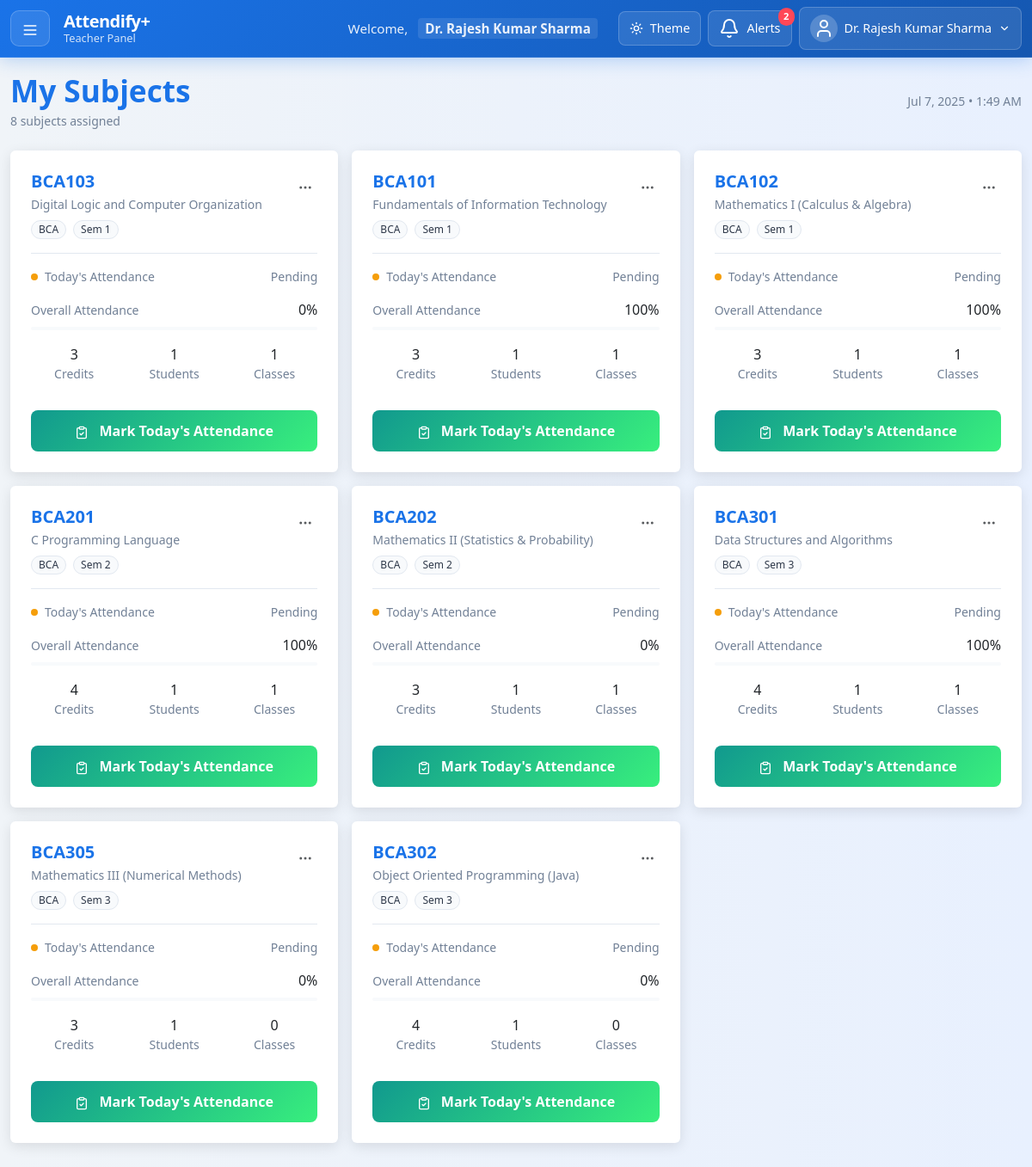
Page /views/teacher/my_subjects.php (signed in) on the committed database.
### tables this page shows
CREATE TABLE subjects (
  SubjectID INT AUTO_INCREMENT PRIMARY KEY,
  SubjectCode VARCHAR(20) NOT NULL,
  SubjectName VARCHAR(100) NOT NULL,
  CreditHour INT NOT NULL,
  LectureHour INT DEFAULT 48,
  IsElective BOOLEAN DEFAULT FALSE,
  DepartmentID INT NOT NULL,
  SemesterID INT NOT NULL,
  FOREIGN KEY (DepartmentID) REFERENCES departments(DepartmentID),
  FOREIGN KEY (SemesterID) REFERENCES semesters(SemesterID)
);

CREATE TABLE departments (
  DepartmentID INT AUTO_INCREMENT PRIMARY KEY,
  DepartmentName VARCHAR(100) NOT NULL UNIQUE,
  DepartmentCode VARCHAR(10) NOT NULL UNIQUE
);

CREATE TABLE semesters (
  SemesterID INT AUTO_INCREMENT PRIMARY KEY,
  SemesterNumber INT NOT NULL
);

### views/teacher/my_subjects.php (the view, shortened to what this page needs)
<?php
require_once(__DIR__ . '/../../config/db_config.php');
$loginID = $_SESSION['LoginID'];
$teacherStmt = $conn->prepare("SELECT TeacherID, FullName FROM teachers WHERE LoginID = ?");
$teacherStmt->bind_param("i", $loginID);
$teacherStmt->execute();
$teacherRes = $teacherStmt->get_result();
$teacherRow = $teacherRes->fetch_assoc();
$teacherID = $teacherRow['TeacherID'];
$subjectsQuery = $conn->prepare("
    SELECT
        s.SubjectID,
        s.SubjectCode,
        s.SubjectName,
        s.CreditHour,
        s.LectureHour,
        s.IsElective,
        d.DepartmentName,
        d.DepartmentCode,
        sem.SemesterNumber,
        COUNT(st.StudentID) as TotalStudents,
        COUNT(CASE WHEN ar.Status = 'present' THEN 1 END) as PresentToday,
        COUNT(CASE WHEN ar.Status = 'absent' THEN 1 END) as AbsentToday,
        COUNT(CASE WHEN ar.Status = 'late' THEN 1 END) as LateToday,
        MAX(ar.DateTime) as LastAttendance
    FROM subjects s
    JOIN teacher_subject_map tsm ON s.SubjectID = tsm.SubjectID
    JOIN departments d ON s.DepartmentID = d.DepartmentID
    JOIN semesters sem ON s.SemesterID = sem.SemesterID
    LEFT JOIN students st ON st.DepartmentID = s.DepartmentID AND st.SemesterID = s.SemesterID
    LEFT JOIN attendance_records ar ON ar.SubjectID = s.SubjectID AND ar.StudentID = st.StudentID AND DATE(ar.DateTime) = CURDATE()
    WHERE tsm.TeacherID = ?
    GROUP BY s.SubjectID, s.SubjectCode, s.SubjectName, s.CreditHour, s.LectureHour, s.IsElective, d.DepartmentName, d.DepartmentCode, sem.SemesterNumber
    ORDER BY sem.SemesterNumber, s.SubjectName
");
$subjectsQuery->bind_param("i", $teacherID);
$subjectsQuery->execute();
$subjectsResult = $subjectsQuery->get_result();
$attendanceStats = [];
while ($subject = $subjectsResult->fetch_assoc()) {
  $subjectID = $subject['SubjectID'];
  $statsQuery = $conn->prepare("
        SELECT
            COUNT(DISTINCT ar.StudentID) as StudentsWithRecords,
            COUNT(CASE WHEN ar.Status = 'present' THEN 1 END) as TotalPresent,
            COUNT(CASE WHEN ar.Status = 'absent' THEN 1 END) as TotalAbsent,
            COUNT(CASE WHEN ar.Status = 'late' THEN 1 END) as TotalLate,
            COUNT(DISTINCT DATE(ar.DateTime)) as TotalClasses
        FROM attendance_records ar
        WHERE ar.SubjectID = ? AND ar.TeacherID = ?
    ");
  $statsQuery->bind_param("ii", $subjectID, $teacherID);
  $statsQuery->execute();
  $stats = $statsQuery->get_result()->fetch_assoc();
  $attendanceStats[$subjectID] = $stats;
}
$subjectsResult->data_seek(0);
?>
<!DOCTYPE html>
<html lang="en">
<head>
  <link rel="stylesheet" href="../../assets/css/dashboard_teacher.css">
  <link href="https://cdn.jsdelivr.net/npm/bootstrap@5.3.0/dist/css/bootstrap.min.css" rel="stylesheet">
</head>
<body>
  <?php include '../components/navbar_teacher.php'; ?>
  <div class="container-fluid dashboard-container">
    <div class="d-flex justify-content-between align-items-center mb-4">
      <div>
        <h2 class="page-title mb-1">My Subjects</h2>
        <p class="stats-text mb-0"><?= $subjectsResult->num_rows ?> subjects assigned</p>
      </div>
      <div class="stats-text">
        <?= date('M j, Y') ?> • <?= date('g:i A') ?>
      </div>
    </div>
    <?php if ($subjectsResult->num_rows > 0): ?>
      <div class="row g-3">
        <?php while ($subject = $subjectsResult->fetch_assoc()):
          $subjectID = $subject['SubjectID'];
          $stats = $attendanceStats[$subjectID] ?? [];
          $totalStudents = $subject['TotalStudents'] ?? 0;
          $todayPresent = $subject['PresentToday'] ?? 0;
          $todayAbsent = $subject['AbsentToday'] ?? 0;
          $todayLate = $subject['LateToday'] ?? 0;
          $totalClasses = $stats['TotalClasses'] ?? 0;
          $totalPresent = $stats['TotalPresent'] ?? 0;
          $totalRecords = ($stats['TotalPresent'] ?? 0) + ($stats['TotalAbsent'] ?? 0) + ($stats['TotalLate'] ?? 0);
          $attendancePercentage = $totalRecords > 0 ? round(($totalPresent / $totalRecords) * 100, 1) : 0;
          $todayTotal = $todayPresent + $todayAbsent + $todayLate;
          $todayAttendanceTaken = $todayTotal > 0;
        ?>
          <div class="col-lg-6 col-xl-4">
            <div class="card subject-card border-0 h-100">
              <div class="card-body p-4">
                <div class="card-content">
                  <div class="subject-header">
                    <div class="d-flex justify-content-between align-items-start">
                      <div class="flex-grow-1">
                        <h5 class="mb-1 fw-semibold"><?= htmlspecialchars($subject['SubjectCode']) ?></h5>
                        <p class="stats-text mb-2"><?= htmlspecialchars($subject['SubjectName']) ?></p>
                        <div class="d-flex gap-2 flex-wrap">
                          <span class="minimal-badge badge rounded-pill px-2 py-1">
                            <?= htmlspecialchars($subject['DepartmentCode']) ?>
                          </span>
                          <span class="minimal-badge badge rounded-pill px-2 py-1">
                            Sem <?= $subject['SemesterNumber'] ?>
                          </span>
                        </div>
                      </div>
                      <div class="dropdown">
                        <button class="btn btn-link text-muted p-1" type="button" data-bs-toggle="dropdown">
                          <i data-lucide="more-horizontal" style="width: 18px; height: 18px;"></i>
                        </button>
                      </div>
                    </div>
                  </div>
                  <div class="mb-3">
                    <div class="d-flex justify-content-between align-items-center mb-2">
                      <div class="d-flex align-items-center gap-2">
                        <span class="status-indicator <?= $todayAttendanceTaken ? 'status-completed' : 'status-pending' ?>"></span>
                        <span class="stats-text">Today's Attendance</span>
                      </div>
                      <span class="stats-text">
                        <?= $todayAttendanceTaken ? 'Completed' : 'Pending' ?>
                      </span>
                    </div>
                  </div>
                  <div class="mb-3">
                    <div class="d-flex justify-content-between align-items-center mb-2">
                      <span class="stats-text">Overall Attendance</span>
                      <span class="fw-medium"><?= $attendancePercentage ?>%</span>
                    </div>
                    <div class="minimal-progress">
                    </div>
                  </div>
                  <div class="row g-3 text-center mb-3">
                    <div class="col-4">
                      <div class="fw-medium"><?= $subject['CreditHour'] ?></div>
                      <div class="stats-text">Credits</div>
                    </div>
                    <div class="col-4">
                      <div class="fw-medium"><?= $totalStudents ?></div>
                      <div class="stats-text">Students</div>
                    </div>
                    <div class="col-4">
                      <div class="fw-medium"><?= $totalClasses ?></div>
                      <div class="stats-text">Classes</div>
                    </div>
                  </div>
                </div>
                <div class="card-footer-btn">
                  <?php if (!$todayAttendanceTaken): ?>
                    <a href="attendance.php?semester=<?= $subject['SemesterNumber'] ?>&subject=<?= $subjectID ?>&date=<?= date('Y-m-d') ?>"
                      class="attendance-btn">
                      <i data-lucide="clipboard-check" class="me-2" style="width: 16px; height: 16px;"></i>
                      Mark Today's Attendance
                    </a>
                  <?php endif; ?>
                </div>
              </div>
            </div>
          </div>
        <?php endwhile; ?>
      </div>
    <?php endif; ?>
  </div>
</body>
</html>

### assets/css/dashboard_teacher.css (style rules this page uses)
:root { --bg-light: linear-gradient(to right, #f0f4f8, #e8f0fe); --bg-dark: #121212; --card-light: #ffffff; --card-dark: #1f1f1f; --text-light: #333; --text-dark: #eee; --accent-light: #1A73E8; --accent-dark: #00ffc8; --navbar-light: var(--accent-light); --navbar-dark: var(--accent-dark); --text-muted-light: #6c757d; --text-muted-dark: #a0a0a0; --border-light: #f8f9fa; --border-dark: #333; --shadow-light: rgba(0, 0, 0, 0.1); --shadow-dark: rgba(0, 0, 0, 0.3); }
body { font-family: 'Poppins', sans-serif; background: var(--bg-light); color: var(--text-light); margin: 0; transition: all 0.3s ease; overflow-x: hidden; }
.dashboard-container { padding: 2rem; transition: all 0.3s ease; }
.page-title { font-size: 2.2rem; font-weight: 700; color: var(--text-light); margin-bottom: 0.5rem; display: flex; align-items: center; gap: 0.5rem; }
.text-muted { color: var(--text-muted-light) !important; }
.card { background: var(--card-light); transition: all 0.3s ease; border: none; box-shadow: 0 4px 15px var(--shadow-light); }
.badge { transition: all 0.3s ease; }
.page-title { font-size: 2.2rem; font-weight: 700; color: var(--accent-light); margin-bottom: 0.5rem; display: flex; align-items: center; gap: 0.5rem; }
.dashboard-container h2 { color: var(--accent-light); }
.dashboard-container h5 { color: var(--accent-light); }

### assets/css/navbar_admin.css (style rules this page uses)
:root { --accent-light: #1a73e8; --accent-dark: #047857; --card-light: #ffffff; --card-dark: #1f2937; --text-light: #374151; --text-dark: #f9fafb; --text-muted-light: #6b7280; --text-muted-dark: #9ca3af; --hover-light: #f3f4f6; --hover-dark: #374151; --navbar-height: 60px; }
body { padding-top: var(--navbar-height) !important; }
.dashboard-container { padding-top: 1.5rem !important; padding-bottom: 2rem; }

### views/teacher/my_subjects.php (style rules this page uses)
:root { --primary-color: #1a73e8; --text-primary: #2d3748; --text-secondary: #718096; --border-light: #e2e8f0; --bg-subtle: #f8fafc; --accent-light: #1A73E8; --accent-dark: #00ffc8; --card-light: #ffffff; --card-dark: #1f1f1f; --text-light: #333; --text-dark: #eee; --text-muted-light: #6c757d; --text-muted-dark: #a0a0a0; --shadow-light: rgba(0, 0, 0, 0.1); --shadow-dark: rgba(0, 0, 0, 0.3); --input-bg-light: #ffffff; --input-bg-dark: #2a2a2a; --hover-light: rgba(0, 0, 0, 0.05); --hover-dark: rgba(255, 255, 255, 0.1); }
.subject-card { border: 1px solid var(--border-light); transition: all 0.2s ease; background: white; display: flex; flex-direction: column; }
.card-body { flex: 1; display: flex; flex-direction: column; }
.card-content { flex: 1; }
.card-footer-btn { margin-top: auto; padding-top: 1rem; }
.minimal-badge { background: var(--bg-subtle); color: var(--text-primary); border: 1px solid var(--border-light); font-weight: 500; }
.status-indicator { width: 8px; height: 8px; border-radius: 50%; display: inline-block; }
.status-pending { background: #f59e0b; }
.stats-text { color: var(--text-secondary); font-size: 0.875rem; }
.subject-header { border-bottom: 1px solid var(--border-light); padding-bottom: 1rem; margin-bottom: 1rem; }
.minimal-progress { height: 4px; background: var(--bg-subtle); border-radius: 2px; overflow: hidden; }
.attendance-btn { background: linear-gradient(135deg, #11998e 0%, #38ef7d 100%); border: none; color: white; font-weight: 600; padding: 0.75rem 1rem; border-radius: 8px; transition: all 0.3s ease; text-decoration: none; display: block; text-align: center; }

### rows in the picture
subjects: SubjectCode "BCA103", SubjectName "Digital Logic and Computer Organization", DepartmentID.DepartmentCode "BCA", SemesterID.SemesterNumber "1", attendancePercentage "0", CreditHour "3", totalStudents "1", totalClasses "1"
subjects: SubjectCode "BCA101", SubjectName "Fundamentals of Information Technology", DepartmentID.DepartmentCode "BCA", SemesterID.SemesterNumber "1", attendancePercentage "100", CreditHour "3", totalStudents "1", SubjectID "1"
subjects: SubjectCode "BCA102", SubjectName "Mathematics I (Calculus & Algebra)", DepartmentID.DepartmentCode "BCA", SemesterID.SemesterNumber "1", attendancePercentage "100", CreditHour "3", totalStudents "1", totalClasses "1"
subjects: SubjectCode "BCA201", SubjectName "C Programming Language", DepartmentID.DepartmentCode "BCA", SemesterID.SemesterNumber "2", attendancePercentage "100", CreditHour "4", totalStudents "1", totalClasses "1"
subjects: SubjectCode "BCA202", SubjectName "Mathematics II (Statistics & Probability)", DepartmentID.DepartmentCode "BCA", SemesterID.SemesterNumber "2", attendancePercentage "0", CreditHour "3", totalStudents "1", totalClasses "1"
subjects: SubjectCode "BCA301", SubjectName "Data Structures and Algorithms", DepartmentID.DepartmentCode "BCA", SemesterID.SemesterNumber "3", attendancePercentage "100", CreditHour "4", totalStudents "1", totalClasses "1"
subjects: SubjectCode "BCA305", SubjectName "Mathematics III (Numerical Methods)", DepartmentID.DepartmentCode "BCA", SemesterID.SemesterNumber "3", attendancePercentage "0", CreditHour "3", totalStudents "1", totalClasses "0"
subjects: SubjectCode "BCA302", SubjectName "Object Oriented Programming (Java)", DepartmentID.DepartmentCode "BCA", SemesterID.SemesterNumber "3", attendancePercentage "0", CreditHour "4", totalStudents "1", totalClasses "0"

### other values in the picture
$_SESSION['Username'] "Dr. Rajesh Kumar Sharma"
$subjectsResult->num_rows "8"
